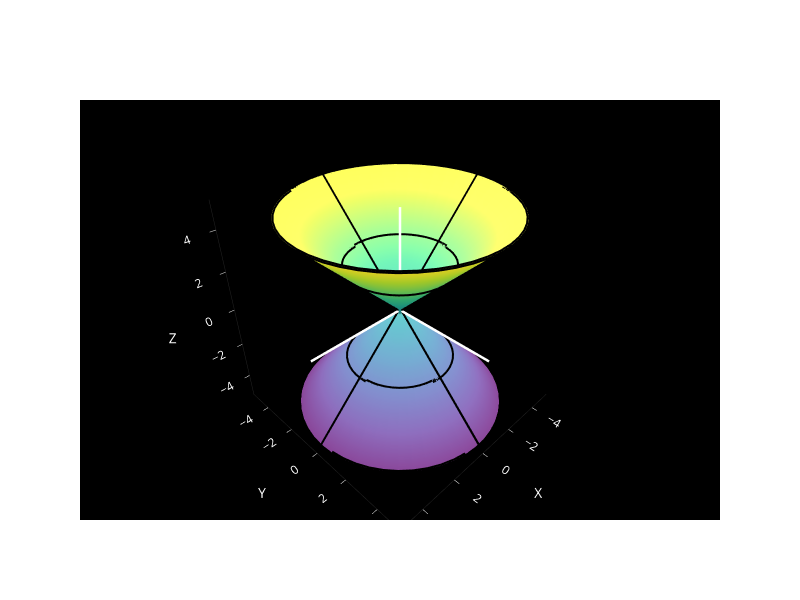

Notebook cell for this chart:
### Markdown cell above
## Cono

### Code cell
r = lambda z, theta : ( np.sqrt(z**2)*np.cos(theta), np.sqrt(z**2)*np.sin(theta), z)
my_surface_plotter(r, (domain("z",-5,5), domain("theta", 0,2*np.pi)))
